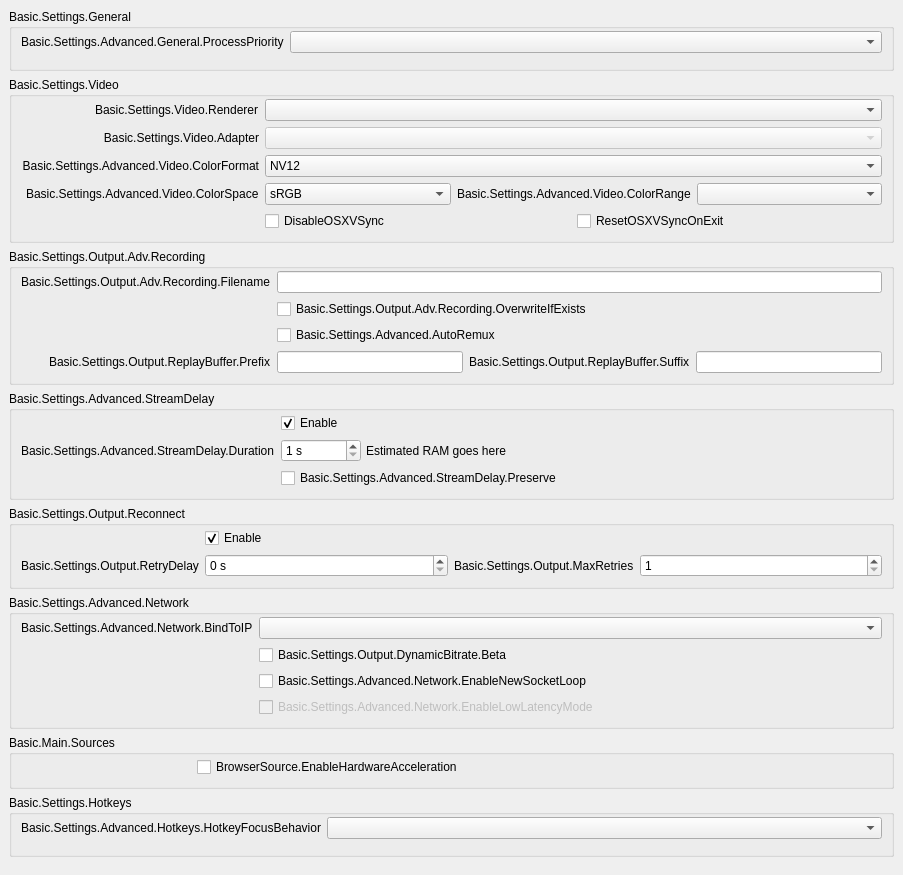
           <widget class="QWidget" name="scrollAreaWidgetContents">
            <property name="geometry">
             <rect>
              <x>0</x>
              <y>0</y>
              <width>903</width>
              <height>758</height>
             </rect>
            </property>
            <layout class="QVBoxLayout" name="verticalLayout_23">
             <property name="leftMargin">
              <number>0</number>
             </property>
             <property name="topMargin">
              <number>0</number>
             </property>
             <property name="rightMargin">
              <number>0</number>
             </property>
             <property name="bottomMargin">
              <number>9</number>
             </property>
             <item>
              <widget class="QWidget" name="widget_11" native="true">
               <layout class="QVBoxLayout" name="verticalLayout_24">
                <item>
                 <widget class="QGroupBox" name="advancedGeneralGroupBox">
                  <property name="title">
                   <string>Basic.Settings.General</string>
                  </property>
                  <layout class="QFormLayout" name="formLayout_22">
                   <property name="fieldGrowthPolicy">
                    <enum>QFormLayout::AllNonFixedFieldsGrow</enum>
                   </property>
                   <property name="labelAlignment">
                    <set>Qt::AlignRight|Qt::AlignTrailing|Qt::AlignVCenter</set>
                   </property>
                   <property name="topMargin">
                    <number>2</number>
                   </property>
                   <item row="0" column="0">
                    <widget class="QLabel" name="processPriorityLabel">
                     <property name="text">
                      <string>Basic.Settings.Advanced.General.ProcessPriority</string>
                     </property>
                     <property name="buddy">
                      <cstring>processPriority</cstring>
                     </property>
                    </widget>
                   </item>
                   <item row="0" column="1">
                    <widget class="QComboBox" name="processPriority"/>
                   </item>
                   <item row="1" column="0">
                    <spacer name="horizontalSpacer_13">
                     <property name="orientation">
                      <enum>Qt::Horizontal</enum>
                     </property>
                     <property name="sizeHint" stdset="0">
                      <size>
                       <width>170</width>
                       <height>0</height>
                      </size>
                     </property>
                    </spacer>
                   </item>
                  </layout>
                 </widget>
                </item>
                <item>
                 <widget class="QGroupBox" name="advancedVideoContainer">
                  <property name="title">
                   <string>Basic.Settings.Video</string>
                  </property>
                  <layout class="QFormLayout" name="formLayout_14">
                   <property name="fieldGrowthPolicy">
                    <enum>QFormLayout::AllNonFixedFieldsGrow</enum>
                   </property>
                   <property name="labelAlignment">
                    <set>Qt::AlignRight|Qt::AlignTrailing|Qt::AlignVCenter</set>
                   </property>
                   <property name="topMargin">
                    <number>2</number>
                   </property>
                   <item row="0" column="0">
                    <widget class="QLabel" name="rendererLabel">
                     <property name="text">
                      <string>Basic.Settings.Video.Renderer</string>
                     </property>
                     <property name="buddy">
                      <cstring>renderer</cstring>
                     </property>
                    </widget>
                   </item>
                   <item row="0" column="1">
                    <widget class="QComboBox" name="renderer">
                     <property name="currentText">
                      <string notr="true"/>
                     </property>
                    </widget>
                   </item>
                   <item row="1" column="0">
                    <widget class="QLabel" name="adapterLabel">
                     <property name="text">
                      <string>Basic.Settings.Video.Adapter</string>
                     </property>
                     <property name="alignment">
                      <set>Qt::AlignRight|Qt::AlignTrailing|Qt::AlignVCenter</set>
                     </property>
                     <property name="buddy">
                      <cstring>adapter</cstring>
                     </property>
                    </widget>
                   </item>
                   <item row="1" column="1">
                    <widget class="QComboBox" name="adapter">
                     <property name="enabled">
                      <bool>false</bool>
                     </property>
                     <property name="currentText">
                      <string notr="true"/>
                     </property>
                    </widget>
                   </item>
                   <item row="2" column="0">
                    <widget class="QLabel" name="label_30">
                     <property name="minimumSize">
                      <size>
                       <width>0</width>
                       <height>0</height>
                      </size>
                     </property>
                     <property name="text">
                      <string>Basic.Settings.Advanced.Video.ColorFormat</string>
                     </property>
                     <property name="alignment">
                      <set>Qt::AlignRight|Qt::AlignTrailing|Qt::AlignVCenter</set>
                     </property>
                     <property name="buddy">
                      <cstring>colorFormat</cstring>
                     </property>
                    </widget>
                   </item>
                   <item row="2" column="1">
                    <widget class="QComboBox" name="colorFormat">
                     <item>
                      <property name="text">
                       <string notr="true">NV12</string>
                      </property>
                     </item>
                     <item>
                      <property name="text">
                       <string notr="true">I420</string>
                      </property>
                     </item>
                     <item>
                      <property name="text">
                       <string>I444</string>
                      </property>
                     </item>
                     <item>
                      <property name="text">
                       <string notr="true">RGB</string>
                      </property>
                     </item>
                    </widget>
                   </item>
                   <item row="4" column="1">
                    <layout class="QHBoxLayout" name="horizontalLayout_18">
                     <property name="leftMargin">
                      <number>0</number>
                     </property>
                     <property name="topMargin">
                      <number>0</number>
                     </property>
                     <property name="rightMargin">
                      <number>0</number>
                     </property>
                     <property name="bottomMargin">
                      <number>0</number>
                     </property>
                     <item>
                      <widget class="QCheckBox" name="disableOSXVSync">
                       <property name="text">
                        <string>DisableOSXVSync</string>
                       </property>
                      </widget>
                     </item>
                     <item>
                      <widget class="QCheckBox" name="resetOSXVSync">
                       <property name="text">
                        <string>ResetOSXVSyncOnExit</string>
                       </property>
                      </widget>
                     </item>
                    </layout>
                   </item>
                   <item row="3" column="1">
                    <layout class="QHBoxLayout" name="horizontalLayout_20">
                     <property name="leftMargin">
                      <number>0</number>
                     </property>
                     <property name="topMargin">
                      <number>0</number>
                     </property>
                     <property name="rightMargin">
                      <number>0</number>
                     </property>
                     <property name="bottomMargin">
                      <number>0</number>
                     </property>
                     <item>
                      <widget class="QComboBox" name="colorSpace">
                       <item>
                        <property name="text">
                         <string notr="true">sRGB</string>
                        </property>
                       </item>
                       <item>
                        <property name="text">
                         <string notr="true">709</string>
                        </property>
                       </item>
                       <item>
                        <property name="text">
                         <string notr="true">601</string>
                        </property>
                       </item>
                      </widget>
                     </item>
                     <item>
                      <widget class="QLabel" name="label_34">
                       <property name="sizePolicy">
                        <sizepolicy hsizetype="Maximum" vsizetype="Preferred">
                         <horstretch>0</horstretch>
                         <verstretch>0</verstretch>
                        </sizepolicy>
                       </property>
                       <property name="text">
                        <string>Basic.Settings.Advanced.Video.ColorRange</string>
                       </property>
                       <property name="buddy">
                        <cstring>colorRange</cstring>
                       </property>
                      </widget>
                     </item>
                     <item>
                      <widget class="QComboBox" name="colorRange"/>
                     </item>
                    </layout>
                   </item>
                   <item row="3" column="0">
                    <widget class="QLabel" name="label_33">
                     <property name="text">
                      <string>Basic.Settings.Advanced.Video.ColorSpace</string>
                     </property>
                     <property name="buddy">
                      <cstring>colorSpace</cstring>
                     </property>
                    </widget>
                   </item>
                   <item row="4" column="0">
                    <spacer name="horizontalSpacer_12">
                     <property name="orientation">
                      <enum>Qt::Horizontal</enum>
                     </property>
                     <property name="sizeHint" stdset="0">
                      <size>
                       <width>170</width>
                       <height>20</height>
                      </size>
                     </property>
                    </spacer>
                   </item>
                  </layout>
                 </widget>
                </item>
                <item>
                 <widget class="QGroupBox" name="groupBox_6">
                  <property name="title">
                   <string>Basic.Settings.Output.Adv.Recording</string>
                  </property>
                  <layout class="QFormLayout" name="formLayout_17">
                   <property name="fieldGrowthPolicy">
                    <enum>QFormLayout::AllNonFixedFieldsGrow</enum>
                   </property>
                   <property name="labelAlignment">
                    <set>Qt::AlignRight|Qt::AlignTrailing|Qt::AlignVCenter</set>
                   </property>
                   <property name="topMargin">
                    <number>2</number>
                   </property>
                   <item row="0" column="0">
                    <widget class="QLabel" name="label_7">
                     <property name="text">
                      <string>Basic.Settings.Output.Adv.Recording.Filename</string>
                     </property>
                     <property name="buddy">
                      <cstring>filenameFormatting</cstring>
                     </property>
                    </widget>
                   </item>
                   <item row="0" column="1">
                    <widget class="QLineEdit" name="filenameFormatting"/>
                   </item>
                   <item row="1" column="1">
                    <widget class="QCheckBox" name="overwriteIfExists">
                     <property name="text">
                      <string>Basic.Settings.Output.Adv.Recording.OverwriteIfExists</string>
                     </property>
                    </widget>
                   </item>
                   <item row="3" column="1">
                    <layout class="QHBoxLayout" name="horizontalLayout_14">
                     <property name="leftMargin">
                      <number>0</number>
                     </property>
                     <property name="topMargin">
                      <number>0</number>
                     </property>
                     <property name="rightMargin">
                      <number>0</number>
                     </property>
                     <property name="bottomMargin">
                      <number>0</number>
                     </property>
                     <item>
                      <widget class="QLineEdit" name="simpleRBPrefix"/>
                     </item>
                     <item>
                      <widget class="QLabel" name="label_58">
                       <property name="text">
                        <string>Basic.Settings.Output.ReplayBuffer.Suffix</string>
                       </property>
                       <property name="buddy">
                        <cstring>simpleRBSuffix</cstring>
                       </property>
                      </widget>
                     </item>
                     <item>
                      <widget class="QLineEdit" name="simpleRBSuffix"/>
                     </item>
                    </layout>
                   </item>
                   <item row="3" column="0">
                    <widget class="QLabel" name="label_57">
                     <property name="text">
                      <string>Basic.Settings.Output.ReplayBuffer.Prefix</string>
                     </property>
                     <property name="buddy">
                      <cstring>simpleRBPrefix</cstring>
                     </property>
                    </widget>
                   </item>
                   <item row="1" column="0">
                    <spacer name="horizontalSpacer_10">
                     <property name="orientation">
                      <enum>Qt::Horizontal</enum>
                     </property>
                     <property name="sizeHint" stdset="0">
                      <size>
                       <width>170</width>
                       <height>20</height>
                      </size>
                     </property>
                    </spacer>
                   </item>
                   <item row="2" column="1">
                    <widget class="QCheckBox" name="autoRemux">
                     <property name="text">
                      <string>Basic.Settings.Advanced.AutoRemux</string>
                     </property>
                    </widget>
                   </item>
                   <item row="2" column="0">
                    <spacer name="horizontalSpacer_16">
                     <property name="orientation">
                      <enum>Qt::Horizontal</enum>
                     </property>
                     <property name="sizeHint" stdset="0">
                      <size>
                       <width>40</width>
                       <height>20</height>
                      </size>
                     </property>
                    </spacer>
                   </item>
                  </layout>
                 </widget>
                </item>
                <item>
                 <widget class="QGroupBox" name="groupBox_5">
                  <property name="title">
                   <string>Basic.Settings.Advanced.StreamDelay</string>
                  </property>
                  <layout class="QFormLayout" name="formLayout_18">
                   <property name="fieldGrowthPolicy">
                    <enum>QFormLayout::AllNonFixedFieldsGrow</enum>
                   </property>
                   <property name="labelAlignment">
                    <set>Qt::AlignRight|Qt::AlignTrailing|Qt::AlignVCenter</set>
                   </property>
                   <property name="topMargin">
                    <number>2</number>
                   </property>
                   <item row="1" column="0">
                    <widget class="QLabel" name="label_56">
                     <property name="text">
                      <string>Basic.Settings.Advanced.StreamDelay.Duration</string>
                     </property>
                     <property name="buddy">
                      <cstring>streamDelaySec</cstring>
                     </property>
                    </widget>
                   </item>
                   <item row="1" column="1">
                    <widget class="QWidget" name="widget_12" native="true">
                     <property name="enabled">
                      <bool>true</bool>
                     </property>
                     <layout class="QHBoxLayout" name="horizontalLayout_13">
                      <property name="spacing">
                       <number>5</number>
                      </property>
                      <property name="leftMargin">
                       <number>0</number>
                      </property>
                      <property name="topMargin">
                       <number>0</number>
                      </property>
                      <property name="rightMargin">
                       <number>0</number>
                      </property>
                      <property name="bottomMargin">
                       <number>0</number>
                      </property>
                      <item>
                       <widget class="QSpinBox" name="streamDelaySec">
                        <property name="enabled">
                         <bool>true</bool>
                        </property>
                        <property name="sizePolicy">
                         <sizepolicy hsizetype="Maximum" vsizetype="Fixed">
                          <horstretch>0</horstretch>
                          <verstretch>0</verstretch>
                         </sizepolicy>
                        </property>
                        <property name="minimumSize">
                         <size>
                          <width>80</width>
                          <height>0</height>
                         </size>
                        </property>
                        <property name="suffix">
                         <string notr="true"> s</string>
                        </property>
                        <property name="minimum">
                         <number>1</number>
                        </property>
                        <property name="maximum">
                         <number>1800</number>
                        </property>
                       </widget>
                      </item>
                      <item>
                       <widget class="QLabel" name="streamDelayInfo">
                        <property name="text">
                         <string notr="true">Estimated RAM goes here</string>
                        </property>
                       </widget>
                      </item>
                     </layout>
                    </widget>
                   </item>
                   <item row="2" column="1">
                    <widget class="QCheckBox" name="streamDelayPreserve">
                     <property name="text">
                      <string>Basic.Settings.Advanced.StreamDelay.Preserve</string>
                     </property>
                    </widget>
                   </item>
                   <item row="0" column="1">
                    <widget class="QCheckBox" name="streamDelayEnable">
                     <property name="text">
                      <string>Enable</string>
                     </property>
                     <property name="checked">
                      <bool>true</bool>
                     </property>
                    </widget>
                   </item>
                   <item row="2" column="0">
                    <spacer name="horizontalSpacer_9">
                     <property name="orientation">
                      <enum>Qt::Horizontal</enum>
                     </property>
                     <property name="sizeHint" stdset="0">
                      <size>
                       <width>170</width>
                       <height>20</height>
                      </size>
                     </property>
                    </spacer>
                   </item>
                  </layout>
                 </widget>
                </item>
                <item>
                 <widget class="QGroupBox" name="groupBox_7">
                  <property name="title">
                   <string>Basic.Settings.Output.Reconnect</string>
                  </property>
                  <layout class="QFormLayout" name="formLayout_19">
                   <property name="fieldGrowthPolicy">
                    <enum>QFormLayout::AllNonFixedFieldsGrow</enum>
                   </property>
                   <property name="labelAlignment">
                    <set>Qt::AlignRight|Qt::AlignTrailing|Qt::AlignVCenter</set>
                   </property>
                   <property name="topMargin">
                    <number>2</number>
                   </property>
                   <item row="0" column="1">
                    <widget class="QCheckBox" name="reconnectEnable">
                     <property name="text">
                      <string>Enable</string>
                     </property>
                     <property name="checked">
                      <bool>true</bool>
                     </property>
                    </widget>
                   </item>
                   <item row="1" column="1">
                    <layout class="QHBoxLayout" name="horizontalLayout_19">
                     <property name="leftMargin">
                      <number>0</number>
                     </property>
                     <property name="topMargin">
                      <number>0</number>
                     </property>
                     <property name="rightMargin">
                      <number>0</number>
                     </property>
                     <property name="bottomMargin">
                      <number>0</number>
                     </property>
                     <item>
                      <widget class="QSpinBox" name="reconnectRetryDelay">
                       <property name="suffix">
                        <string> s</string>
                       </property>
                       <property name="maximum">
                        <number>30</number>
                       </property>
                      </widget>
                     </item>
                     <item>
                      <widget class="QLabel" name="label_22">
                       <property name="sizePolicy">
                        <sizepolicy hsizetype="Maximum" vsizetype="Preferred">
                         <horstretch>0</horstretch>
                         <verstretch>0</verstretch>
                        </sizepolicy>
                       </property>
                       <property name="text">
                        <string>Basic.Settings.Output.MaxRetries</string>
                       </property>
                       <property name="buddy">
                        <cstring>reconnectMaxRetries</cstring>
                       </property>
                      </widget>
                     </item>
                     <item>
                      <widget class="QSpinBox" name="reconnectMaxRetries">
                       <property name="minimum">
                        <number>1</number>
                       </property>
                       <property name="maximum">
                        <number>10000</number>
                       </property>
                      </widget>
                     </item>
                    </layout>
                   </item>
                   <item row="1" column="0">
                    <widget class="QLabel" name="label_17">
                     <property name="text">
                      <string>Basic.Settings.Output.RetryDelay</string>
                     </property>
                     <property name="buddy">
                      <cstring>reconnectRetryDelay</cstring>
                     </property>
                    </widget>
                   </item>
                   <item row="0" column="0">
                    <spacer name="horizontalSpacer_8">
                     <property name="orientation">
                      <enum>Qt::Horizontal</enum>
                     </property>
                     <property name="sizeHint" stdset="0">
                      <size>
                       <width>170</width>
                       <height>20</height>
                      </size>
                     </property>
                    </spacer>
                   </item>
                  </layout>
                 </widget>
                </item>
                <item>
                 <widget class="QGroupBox" name="advNetworkGroupBox">
                  <property name="title">
                   <string>Basic.Settings.Advanced.Network</string>
                  </property>
                  <layout class="QFormLayout" name="formLayout_23">
                   <property name="fieldGrowthPolicy">
                    <enum>QFormLayout::AllNonFixedFieldsGrow</enum>
                   </property>
                   <property name="labelAlignment">
                    <set>Qt::AlignRight|Qt::AlignTrailing|Qt::AlignVCenter</set>
                   </property>
                   <property name="topMargin">
                    <number>2</number>
                   </property>
                   <item row="0" column="0">
                    <widget class="QLabel" name="label_27">
                     <property name="text">
                      <string>Basic.Settings.Advanced.Network.BindToIP</string>
                     </property>
                     <property name="buddy">
                      <cstring>bindToIP</cstring>
                     </property>
                    </widget>
                   </item>
                   <item row="0" column="1">
                    <widget class="QComboBox" name="bindToIP"/>
                   </item>
                   <item row="2" column="1">
                    <widget class="QCheckBox" name="enableNewSocketLoop">
                     <property name="text">
                      <string>Basic.Settings.Advanced.Network.EnableNewSocketLoop</string>
                     </property>
                    </widget>
                   </item>
                   <item row="3" column="1">
                    <widget class="QCheckBox" name="enableLowLatencyMode">
                     <property name="enabled">
                      <bool>false</bool>
                     </property>
                     <property name="text">
                      <string>Basic.Settings.Advanced.Network.EnableLowLatencyMode</string>
                     </property>
                    </widget>
                   </item>
                   <item row="2" column="0">
                    <spacer name="horizontalSpacer_7">
                     <property name="orientation">
                      <enum>Qt::Horizontal</enum>
                     </property>
                     <property name="sizeHint" stdset="0">
                      <size>
                       <width>170</width>
                       <height>1</height>
                      </size>
                     </property>
                    </spacer>
                   </item>
                   <item row="1" column="1">
                    <widget class="QCheckBox" name="dynBitrate">
                     <property name="toolTip">
                      <string>Basic.Settings.Output.DynamicBitrate.TT</string>
                     </property>
                     <property name="text">
                      <string>Basic.Settings.Output.DynamicBitrate.Beta</string>
                     </property>
                    </widget>
                   </item>
                  </layout>
                 </widget>
                </item>
                <item>
                 <widget class="QGroupBox" name="sourcesGroup">
                  <property name="title">
                   <string>Basic.Main.Sources</string>
                  </property>
                  <layout class="QFormLayout" name="formLayout_34">
                   <property name="topMargin">
                    <number>2</number>
                   </property>
                   <item row="0" column="0">
                    <spacer name="horizontalSpacer_15">
                     <property name="orientation">
                      <enum>Qt::Horizontal</enum>
                     </property>
                     <property name="sizeHint" stdset="0">
                      <size>
                       <width>170</width>
                       <height>20</height>
                      </size>
                     </property>
                    </spacer>
                   </item>
                   <item row="0" column="1">
                    <widget class="QCheckBox" name="browserHWAccel">
                     <property name="text">
                      <string>BrowserSource.EnableHardwareAcceleration</string>
                     </property>
                    </widget>
                   </item>
                  </layout>
                 </widget>
                </item>
                <item>
                 <widget class="QGroupBox" name="groupBox_17">
                  <property name="title">
                   <string>Basic.Settings.Hotkeys</string>
                  </property>
                  <layout class="QFormLayout" name="formLayout_33">
                   <property name="labelAlignment">
                    <set>Qt::AlignRight|Qt::AlignTrailing|Qt::AlignVCenter</set>
                   </property>
                   <property name="topMargin">
                    <number>2</number>
                   </property>
                   <item row="0" column="0">
                    <widget class="QLabel" name="label_21">
                     <property name="text">
                      <string>Basic.Settings.Advanced.Hotkeys.HotkeyFocusBehavior</string>
                     </property>
                    </widget>
                   </item>
                   <item row="0" column="1">
                    <widget class="QComboBox" name="hotkeyFocusType"/>
                   </item>
                   <item row="1" column="0">
                    <spacer name="horizontalSpacer_14">
                     <property name="orientation">
                      <enum>Qt::Horizontal</enum>
                     </property>
                     <property name="sizeHint" stdset="0">
                      <size>
                       <width>170</width>
                       <height>0</height>
                      </size>
                     </property>
                    </spacer>
                   </item>
                  </layout>
                 </widget>
                </item>
               </layout>
              </widget>
             </item>
            </layout>
           </widget>
